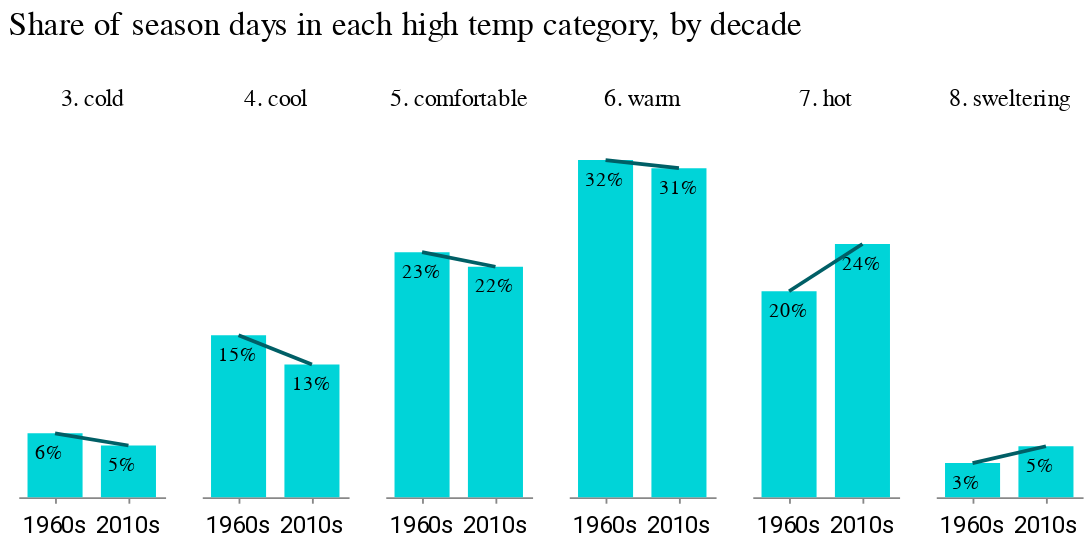

The code cell stored with this chart in its notebook:
### Code cell
bars = (
    alt.Chart()
    .mark_bar(size=30)
    .encode(
        x=alt.X("decade:O", title=""),
        y=alt.Y(
            "decade_share:Q",
            title="",
            axis=alt.Axis(format="%", tickCount=1, grid=False),
        ),
    )
    .properties(
        width=80,
        height=200,
        title="Days in each season by high temp category and decade",
    )
)

lines = (
    alt.Chart()
    .mark_line(color="#005f66", size=2)
    .encode(
        x=alt.X("decade:O", title=""),
        y=alt.Y(
            "decade_share",
            title="",
            axis=alt.Axis(format="%", labels=False, offset=-40),
        ),
    )
    .properties(
        width=80,
        height=200,
        title="Days in each season by high temp category and decade",
    )
)

text = bars.mark_text(align="left", baseline="middle", dx=-11, dy=11).encode(
    text=alt.Text("decade_share", format=".0%")
)

alt.layer(
    (bars + lines + text),
    data=decades_categories_mlb[
        decades_categories_mlb["decade"].str.contains("1960s|2010s")
    ],
).facet(
    facet=alt.Facet("high_category:N", title=" ", header=alt.Header(labelFontSize=13)),
    columns=6,
    title="Share of season days in each high temp category, by decade",
)

### Figure 1 — Vega-Lite specification as saved in the notebook (floating-point values rounded to 4 significant figures)
{"config": {"view": {"width": 800, "height": 450, "strokeOpacity": 0}, "background": "#ffffff", "title": {"anchor": "start", "font": "Summit Sans", "fontColor": "palette[\"black\"]", "fontSize": 18, "fontWeight": "normal"}, "arc": {"fill": "#00d4d8"}, "area": {"fill": "#00d4d8"}, "line": {"stroke": "#00d4d8", "strokeWidth": 3}, "path": {"stroke": "#00d4d8"}, "rect": {"fill": "#00d4d8"}, "shape": {"stroke": "#00d4d8"}, "bar": {"fill": "#00d4d8"}, "point": {"stroke": "#00d4d8"}, "symbol": {"fill": "#00d4d8", "size": 30}, "axis": {"titleFont": "Roboto", "titleFontSize": 15, "titleFontWeight": "normal", "labelFont": "Roboto, sans", "labelFontSize": 13, "labelFontWeight": "normal"}, "axisX": {"labelAngle": 0, "labelPadding": 6, "tickSize": 3, "grid": false}, "axisY": {"labelBaseline": "middle", "maxExtent": 45, "minExtent": 45, "titleAlign": "left", "titleAngle": 0, "titleX": -45, "titleY": -11, "domainOpacity": 0, "gridWidth": 0.6, "gridColor": "#dddddd", "offset": 6, "tickSize": 0, "titleColor": "#767676"}, "legend": {"titleFont": "Roboto", "titleFontSize": 15, "titleFontWeight": "normal", "symbolType": "square", "labelFont": "Roboto, sans", "labelFontSize": 13}, "range": {"category": ["#005f66", "#e37e2d", "#d64a3b", "#76b0ef", "#c1bc40"], "diverging": ["#e68a4f", "#f4bb6a", "#f9e39c", "#dadfe2", "#a6b7c6", "#849eae"], "heatmap": ["#7ff6f6", "#00eeef", "#00d4d8", "#00abb2", "#00848b", "#fbf2c7", "#00363d"], "ordinal": ["#7ff6f6", "#00eeef", "#00d4d8", "#00abb2", "#00848b", "#fbf2c7", "#00363d"], "ramp": ["#7ff6f6", "#00eeef", "#00d4d8", "#00abb2", "#00848b", "#fbf2c7", "#00363d"]}}, "data": {"name": "data-12ec5d88786bdc2b85086b5bf20599ba"}, "facet": {"field": "high_category", "header": {"labelFontSize": 13}, "title": " ", "type": "nominal"}, "spec": {"layer": [{"layer": [{"mark": {"type": "bar", "size": 30}, "encoding": {"x": {"field": "decade", "title": "", "type": "ordinal"}, "y": {"axis": {"format": "%", "grid": false, "tickCount": 1}, "field": "decade_share", "title": "", "type": "quantitative"}}, "height": 200, "title": "Days in each season by high temp category and decade", "width": 80}, {"mark": {"type": "line", "color": "#005f66", "size": 2}, "encoding": {"x": {"field": "decade", "title": "", "type": "ordinal"}, "y": {"axis": {"format": "%", "labels": false, "offset": -40}, "field": "decade_share", "title": "", "type": "quantitative"}}, "height": 200, "title": "Days in each season by high temp category and decade", "width": 80}, {"mark": {"type": "text", "align": "left", "baseline": "middle", "dx": -11, "dy": 11}, "encoding": {"text": {"field": "decade_share", "format": ".0%", "type": "quantitative"}, "x": {"field": "decade", "title": "", "type": "ordinal"}, "y": {"axis": {"format": "%", "grid": false, "tickCount": 1}, "field": "decade_share", "title": "", "type": "quantitative"}}, "height": 200, "title": "Days in each season by high temp category and decade", "width": 80}]}]}, "columns": 6, "title": "Share of season days in each high temp category, by decade", "$schema": "https://vega.github.io/schema/vega-lite/v4.17.0.json", "datasets": {"data-12ec5d88786bdc2b85086b5bf20599ba": [{"decade": "1960s", "high_category": "3. cold", "count": 3438, "decade_share": 0.061}, {"decade": "1960s", "high_category": "4. cool", "count": 8707, "decade_share": 0.1546}, {"decade": "1960s", "high_category": "5. comfortable", "count": 13167, "decade_share": 0.2338}, {"decade": "1960s", "high_category": "6. warm", "count": 18113, "decade_share": 0.3216}, {"decade": "1960s", "high_category": "7. hot", "count": 11066, "decade_share": 0.1965}, {"decade": "1960s", "high_category": "8. sweltering", "count": 1834, "decade_share": 0.0326}, {"decade": "2010s", "high_category": "3. cold", "count": 2853, "decade_share": 0.0494}, {"decade": "2010s", "high_category": "4. cool", "count": 7315, "decade_share": 0.1266}, {"decade": "2010s", "high_category": "5. comfortable", "count": 12703, "decade_share": 0.2199}, {"decade": "2010s", "high_category": "6. warm", "count": 18129, "decade_share": 0.3139}, {"decade": "2010s", "high_category": "7. hot", "count": 13947, "decade_share": 0.2415}, {"decade": "2010s", "high_category": "8. sweltering", "count": 2815, "decade_share": 0.0487}]}}
